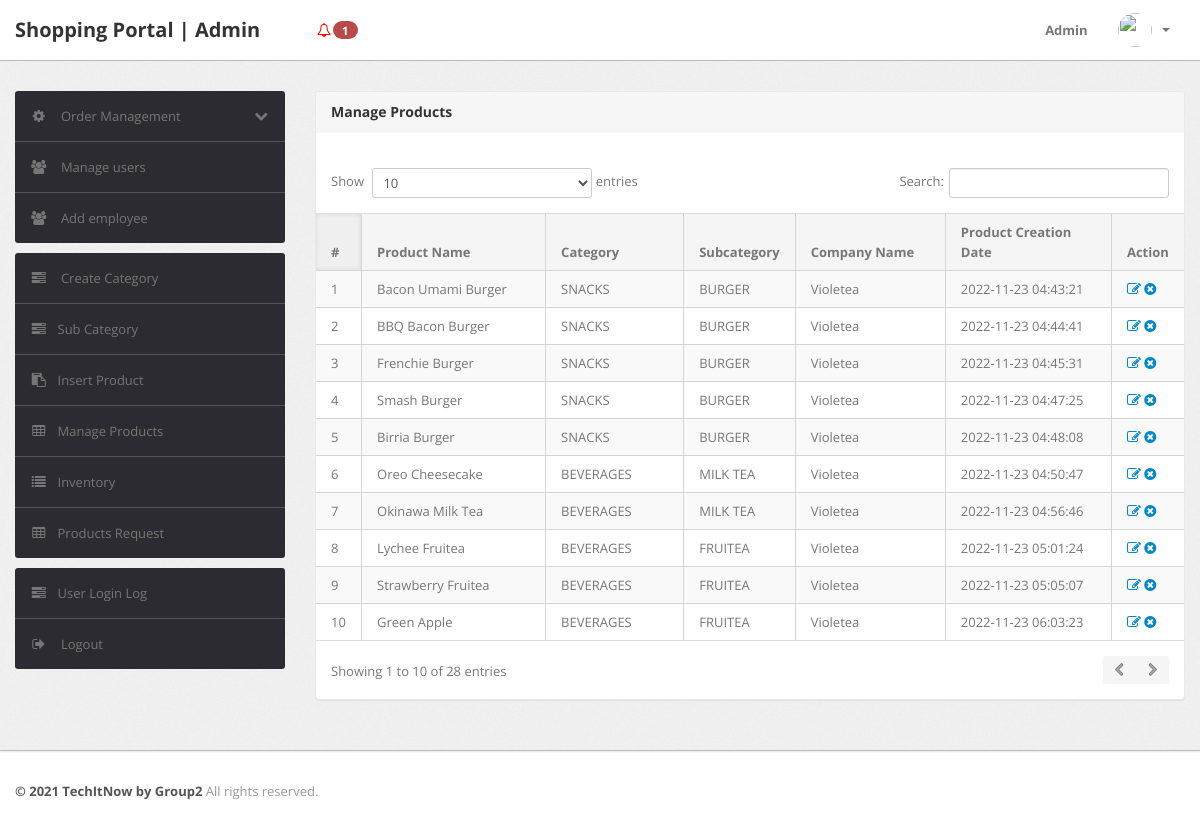
/admin/manage-products.php (signed in), run on the app's committed database.
### tables this page shows
CREATE TABLE `products` (
  `id` int(11) NOT NULL,
  `category` int(11) NOT NULL,
  `subCategory` int(11) DEFAULT NULL,
  `productName` varchar(255) DEFAULT NULL,
  `productCompany` varchar(255) DEFAULT NULL,
  `productPrice` int(11) DEFAULT NULL,
  `productPriceBeforeDiscount` int(11) DEFAULT NULL,
  `productDescription` longtext DEFAULT NULL,
  `productImage1` varchar(255) DEFAULT NULL,
  `productImage2` varchar(255) DEFAULT NULL,
  `productImage3` varchar(255) DEFAULT NULL,
  `shippingCharge` int(11) DEFAULT NULL,
  `productAvailability` varchar(255) DEFAULT NULL,
  `postingDate` timestamp NULL DEFAULT current_timestamp(),
  `updationDate` varchar(255) DEFAULT NULL
);

CREATE TABLE `category` (
  `id` int(11) NOT NULL,
  `categoryName` varchar(255) DEFAULT NULL,
  `categoryDescription` longtext DEFAULT NULL,
  `creationDate` timestamp NOT NULL DEFAULT current_timestamp(),
  `updationDate` varchar(255) DEFAULT NULL
);

CREATE TABLE `subcategory` (
  `id` int(11) NOT NULL,
  `categoryid` int(11) DEFAULT NULL,
  `subcategory` varchar(255) DEFAULT NULL,
  `creationDate` timestamp NULL DEFAULT current_timestamp(),
  `updationDate` varchar(255) DEFAULT NULL
);

### admin/manage-products.php (the view, shortened to what this page needs)
<?php
include('include/config.php');
if(strlen($_SESSION['alogin'])==0)
	{
header('location:index.php');
}
else{
?>
<!DOCTYPE html>
<html lang="en">
<head>
	<link type="text/css" href="bootstrap/css/bootstrap.min.css" rel="stylesheet">
	<link type="text/css" href="bootstrap/css/bootstrap-responsive.min.css" rel="stylesheet">
	<link type="text/css" href="css/theme.css" rel="stylesheet">
	<link type="text/css" href="images/icons/css/font-awesome.css" rel="stylesheet">
</head>
<body>
<?php include('include/header.php');?>
	<div class="wrapper">
		<div class="container">
			<div class="row">
<?php include('include/sidebar.php');?>
			<div class="span9">
					<div class="content">
	<div class="module">
							<div class="module-head">
								<h3>Manage Products</h3>
							</div>
							<div class="module-body table">
									<br />
								<table cellpadding="0" cellspacing="0" border="0" class="datatable-1 table table-bordered table-striped	 display" width="100%">
									<thead>
										<tr>
											<th>#</th>
											<th>Product Name</th>
											<th>Category </th>
											<th>Subcategory</th>
											<th>Company Name</th>
											<th>Product Creation Date</th>
											<th>Action</th>
										</tr>
									</thead>
									<tbody>
<?php $query=mysqli_query($con,"select products.*,category.categoryName,subcategory.subcategory from products join category on category.id=products.category join subcategory on subcategory.id=products.subCategory");
$cnt=1;
while($row=mysqli_fetch_array($query))
{
?>
										<tr>
											<td><?php echo htmlentities($cnt);?></td>
											<td><?php echo htmlentities($row['productName']);?></td>
											<td><?php echo htmlentities($row['categoryName']);?></td>
											<td> <?php echo htmlentities($row['subcategory']);?></td>
											<td><?php echo htmlentities($row['productCompany']);?></td>
											<td><?php echo htmlentities($row['postingDate']);?></td>
											<td>
											<a href="edit-products.php?id=<?php echo $row['id']?>" ><i class="icon-edit"></i></a>
											<a href="manage-products.php?id=<?php echo $row['id']?>&del=delete" onClick="return confirm('Are you sure you want to delete?')"><i class="icon-remove-sign"></i></a></td>
										</tr>
										<?php $cnt=$cnt+1; } ?>
								</table>
							</div>
						</div>
					</div>
				</div>
			</div>
		</div>
	</div>
<?php include('include/footer.php');?>
</body>
<?php } ?>

### data on the page
products: productName "Bacon Umami Burger", category.categoryName "SNACKS", subcategory.subcategory "BURGER", productCompany "Violetea", postingDate "2022-11-23 04:43:21"
products: productName "BBQ Bacon Burger", category.categoryName "SNACKS", subcategory.subcategory "BURGER", productCompany "Violetea", postingDate "2022-11-23 04:44:41"
products: productName "Frenchie Burger", category.categoryName "SNACKS", subcategory.subcategory "BURGER", productCompany "Violetea", postingDate "2022-11-23 04:45:31"
products: productName "Smash Burger", category.categoryName "SNACKS", subcategory.subcategory "BURGER", productCompany "Violetea", postingDate "2022-11-23 04:47:25"
products: productName "Birria Burger", category.categoryName "SNACKS", subcategory.subcategory "BURGER", productCompany "Violetea", postingDate "2022-11-23 04:48:08"
products: productName "Oreo Cheesecake", category.categoryName "BEVERAGES", subcategory.subcategory "MILK TEA", productCompany "Violetea", postingDate "2022-11-23 04:50:47"
products: productName "Okinawa Milk Tea", category.categoryName "BEVERAGES", subcategory.subcategory "MILK TEA", productCompany "Violetea", postingDate "2022-11-23 04:56:46"
products: productName "Lychee Fruitea", category.categoryName "BEVERAGES", subcategory.subcategory "FRUITEA", productCompany "Violetea", postingDate "2022-11-23 05:01:24"
products: productName "Strawberry Fruitea", category.categoryName "BEVERAGES", subcategory.subcategory "FRUITEA", productCompany "Violetea", postingDate "2022-11-23 05:05:07"
products: productName "Green Apple", category.categoryName "BEVERAGES", subcategory.subcategory "FRUITEA", productCompany "Violetea", postingDate "2022-11-23 06:03:23"

### other printed values
$num_rows "1"
